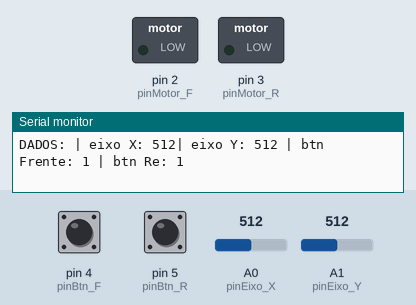
Recording of a sketch running on a simulated Arduino Uno, built with avr-gcc and run on an emulated ATmega328P. Shown: switched loads named in the sketch (green lamp = pin HIGH), the last lines printed to the serial monitor. The test bench sets the inputs (shaded band); at power-on: A1 (pinEixo_Y) = 512, A0 (pinEixo_X) = 512, pin 4 (pinBtn_F) HIGH, pin 5 (pinBtn_R) HIGH.

Above: at 1.2 s.
1.3 s: A1 (pinEixo_Y) set to 585
4.3 s: A1 (pinEixo_Y) set to 608
At 5.6 s:
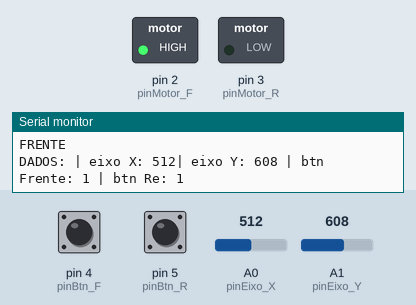
5.9 s: A1 (pinEixo_Y) set to 390
At 6.5 s:
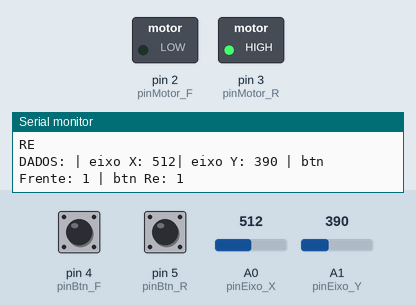
7.5 s: A0 (pinEixo_X) set to 104
10.5 s: A0 (pinEixo_X) set to 90
Timing chart, 0 to 13.0 s (numbered marks = the images above; inputs shaded):
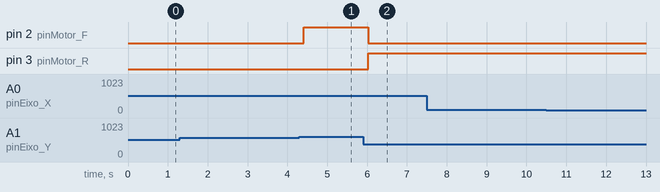

Measured:
- the behaviour switches between 600 and 601 on A1 (pinEixo_Y) (found by bisection; images 0 and 1)
- after the input at 4.3 s, pin 2 (pinMotor_F): LOW → HIGH after 0.11 s
- after the input at 5.9 s, pin 2 (pinMotor_F): HIGH → LOW after 0.13 s; pin 3 (pinMotor_R): LOW → HIGH after 0.13 s

The sketch:

SemComunicacao.ino
```cpp
/*
  Programa: Formula Uni - SEM COMUNICACAO VIA RADIO
  Autor: Vitor Eduardo Braganca
*/

// *** VARIAVEIS ***

// CARRINHO
const int pinMotor_F = 2; //  PONTE H - Frente
const int pinMotor_R = 3; //  PONTE H - RE
// CONTROLE
const int pinBtn_F = 4; // CONTROLE - FRENTE
const int pinBtn_R = 5; // CONTROLE - RE
const int pinEixo_X = A0; // CONTROLE - DIRECAO (joystick)
const int pinEixo_Y = A1; // CONTROLE - ACELERACAO (joystick)
//
int eixo_X = 0; // LEITURA EIXO X
int eixo_Y = 0; // LEITURA EIXO Y
int btn_F = 0; // LEITURA BOTAO FRENTE
int btn_R = 0; // LEITURA BOTAO RE

void setup() {
  //
  Serial.begin(9600);
  Serial.println("Iniciando...");
  //
  pinMode(pinMotor_F, OUTPUT);
  pinMode(pinMotor_R, OUTPUT);
  pinMode(pinBtn_F, INPUT_PULLUP);
  pinMode(pinBtn_R, INPUT_PULLUP);
  Serial.print("DADOS: | eixo X: ");
  Serial.print(eixo_X);
  Serial.print("| eixo Y: ");
  Serial.print(eixo_Y);
  Serial.print(" | btn Frente: ");
  Serial.print(btn_F);
  Serial.print(" | btn Re: ");
  Serial.println(btn_R);

}

void loop() {
  // put your main code here, to run repeatedly:
  // Leitura
  eixo_Y = analogRead(pinEixo_Y);
  eixo_X = analogRead(pinEixo_X);
  btn_F = digitalRead(pinBtn_F);
  btn_R = digitalRead(pinBtn_R);
  Serial.print("DADOS: | eixo X: ");
  Serial.print(eixo_X);
  Serial.print("| eixo Y: ");
  Serial.print(eixo_Y);
  Serial.print(" | btn Frente: ");
  Serial.print(btn_F);
  Serial.print(" | btn Re: ");
  Serial.println(btn_R);

  if (eixo_Y > 600) {
    Frente();
  } else if (eixo_Y < 400) {
    Re();
  } else {
    Tracao_Neutro();
  }
  //

}

//
void Frente() {
  Serial.println("FRENTE");
  digitalWrite(pinMotor_F, HIGH);
  digitalWrite(pinMotor_R, LOW);
}
void Re() {
  Serial.println("RE");
  digitalWrite(pinMotor_F, LOW);
  digitalWrite(pinMotor_R, HIGH);
}

void Direita() {

}
void Esquerda() {

}
void Direcao_Neutro() {

}
void Tracao_Neutro() {
  digitalWrite(pinMotor_F, LOW);
  digitalWrite(pinMotor_R, LOW);
}
```
